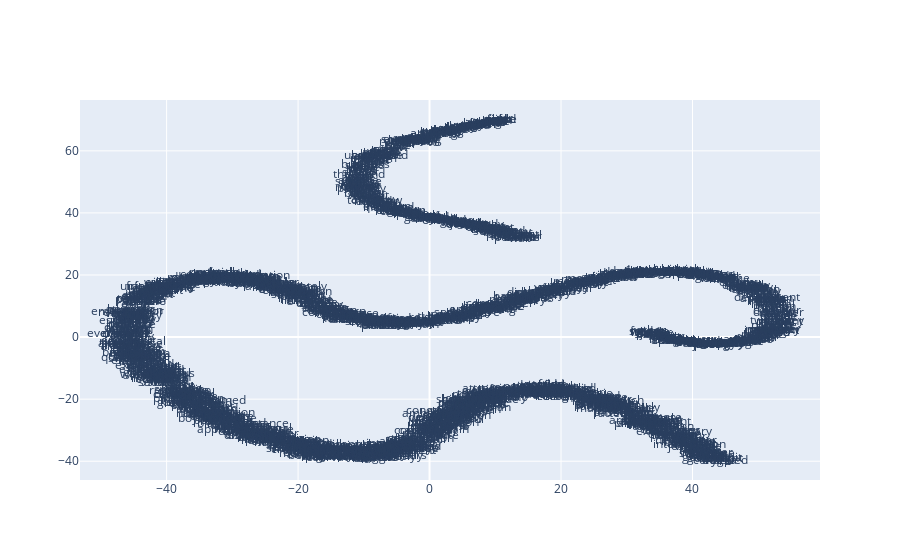

The notebook cell this image was saved under:
### Code cell
x_vals_no_sw, y_vals_no_sw, labels_no_sw = reduce_dimensions(word2vec_model_no_sw)
print('This is a plot for word2vec_model_no_sw')
plot_function(x_vals_no_sw, y_vals_no_sw, labels_no_sw)

### Figure 1 — Plotly figure (JSON) as saved in the notebook; plotly's stock layout.template omitted (floating-point values rounded to 4 significant figures; data arrays with more than 128 entries replaced by an {"elided": "..."} marker saying what was removed)
{"data": [{"mode": "text", "text": {"elided": "2088 str values"}, "type": "scatter", "x": {"elided": "2088 float values"}, "y": {"elided": "2088 float values"}}], "layout": {}}
